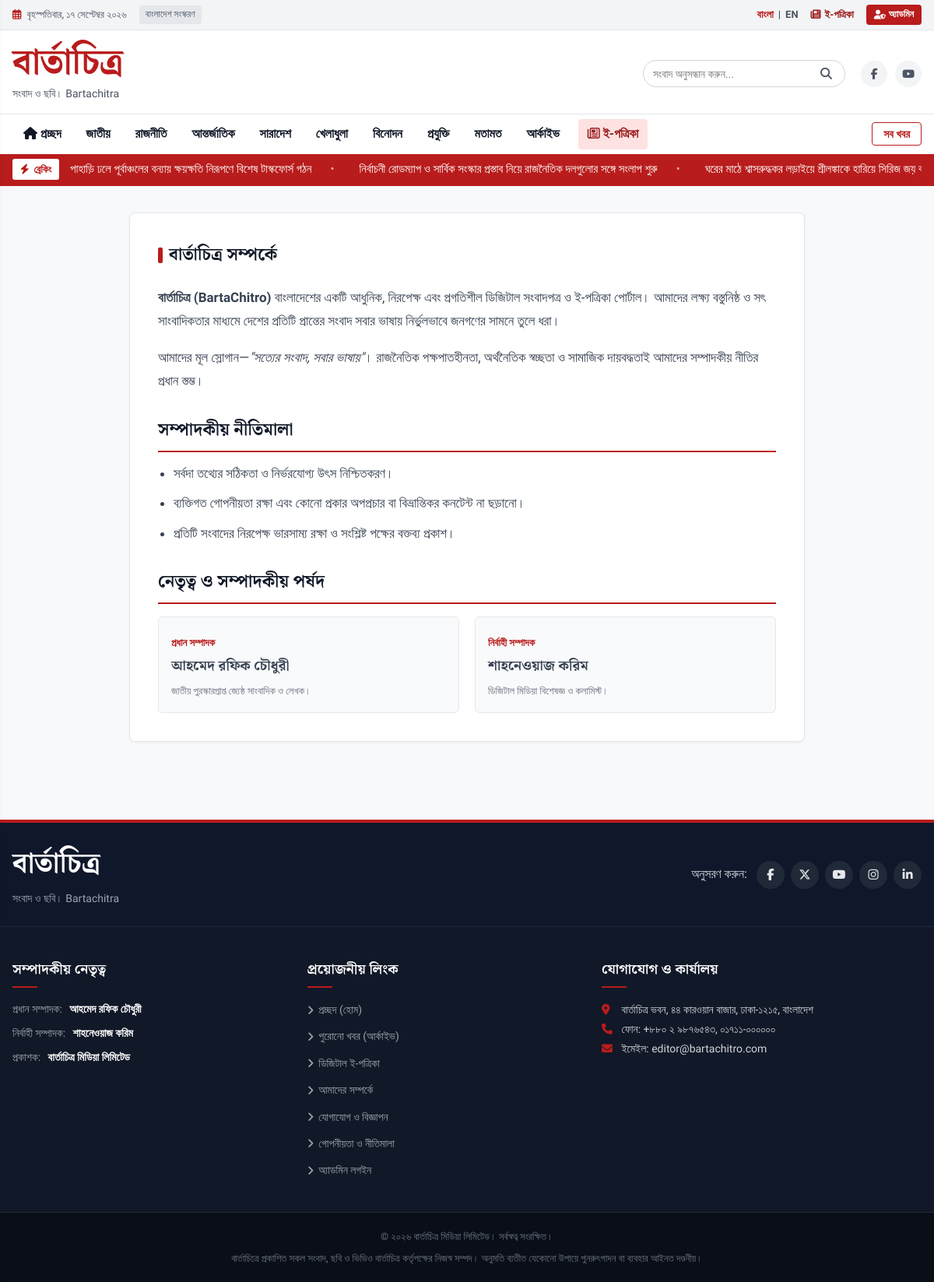
/bartachitro/about.php, run on the app's committed database.
### tables this page shows
CREATE TABLE IF NOT EXISTS `categories` (
  `id` INT UNSIGNED NOT NULL AUTO_INCREMENT,
  `name` VARCHAR(100) NOT NULL,
  `slug` VARCHAR(100) NOT NULL UNIQUE,
  `name_en` VARCHAR(100) NOT NULL,
  `description` TEXT DEFAULT NULL,
  `display_order` INT NOT NULL DEFAULT 0,
  `status` ENUM('active', 'inactive') NOT NULL DEFAULT 'active',
  `created_at` DATETIME NOT NULL DEFAULT CURRENT_TIMESTAMP,
  PRIMARY KEY (`id`)
);

CREATE TABLE IF NOT EXISTS `news` (
  `id` INT UNSIGNED NOT NULL AUTO_INCREMENT,
  `category_id` INT UNSIGNED NOT NULL,
  `author_id` INT UNSIGNED DEFAULT 1,
  `author_name` VARCHAR(100) NOT NULL DEFAULT 'বার্তাচিত্র ডেস্ক',
  `title` VARCHAR(255) NOT NULL,
  `slug` VARCHAR(255) NOT NULL UNIQUE,
  `summary` TEXT NOT NULL,
  `content` LONGTEXT NOT NULL,
  `featured_image` VARCHAR(255) NOT NULL,
  `image_caption` VARCHAR(255) DEFAULT NULL,
  `video_url` VARCHAR(500) DEFAULT NULL,
  `status` ENUM('published', 'draft', 'archived') NOT NULL DEFAULT 'published',
  `is_featured` TINYINT(1) NOT NULL DEFAULT 0,
  `is_breaking` TINYINT(1) NOT NULL DEFAULT 0,
  `views` INT UNSIGNED NOT NULL DEFAULT 0,
  `published_at` DATETIME NOT NULL DEFAULT CURRENT_TIMESTAMP,
  `created_at` DATETIME NOT NULL DEFAULT CURRENT_TIMESTAMP,
  `updated_at` DATETIME DEFAULT CURRENT_TIMESTAMP ON UPDATE CURRENT_TIMESTAMP,
  `seo_title` VARCHAR(255) DEFAULT NULL,
  `seo_description` TEXT DEFAULT NULL,
  `seo_keywords` VARCHAR(255) DEFAULT NULL,
  `facebook_post_id` VARCHAR(255) DEFAULT NULL,
  `facebook_post_url` VARCHAR(500) DEFAULT NULL,
  `facebook_posted_at` DATETIME DEFAULT NULL,
  `facebook_post_status` VARCHAR(50) DEFAULT NULL,
  `facebook_post_error` TEXT DEFAULT NULL,
  PRIMARY KEY (`id`),
  KEY `idx_category` (`category_id`),
  KEY `idx_status_published` (`status`, `published_at`),
  KEY `idx_is_featured` (`is_featured`),
  KEY `idx_is_breaking` (`is_breaking`),
  CONSTRAINT `fk_news_category` FOREIGN KEY (`category_id`) REFERENCES `categories` (`id`) ON DELETE CASCADE
);

### bartachitro/includes/functions.php (called while the page is built, shortened)
<?php
function getCategories(): array {
    static $cats = null;
    if ($cats === null) {
        try {
            $db = getDB();
            $stmt = $db->query("SELECT * FROM `categories` WHERE `status` = 'active' ORDER BY `display_order` ASC");
            $cats = $stmt->fetchAll();
        } catch (Exception $e) {
            $cats = [];
        }
    }
    return $cats;
}
function getBreakingNews(int $limit = 5): array {
    try {
        $db = getDB();
        $stmt = $db->prepare("SELECT id, title, slug, published_at FROM news WHERE status = 'published' AND is_breaking = 1 ORDER BY published_at DESC LIMIT :limit");
        $stmt->bindValue(':limit', $limit, PDO::PARAM_INT);
        $stmt->execute();
        return $stmt->fetchAll();
    } catch (Exception $e) {
        return [];
    }
}
function e(?string $string): string {
    return htmlspecialchars($string ?? '', ENT_QUOTES, 'UTF-8');
}

### bartachitro/includes/breaking-news.php (the view)
<?php
$breakingItems = getBreakingNews(6);
?>
<?php if (!empty($breakingItems)): ?>
<div class="breaking-ticker-wrap">
    <div class="container breaking-inner">
        <div class="breaking-badge">
            <span class="badge-pulse"><i class="fa-solid fa-bolt"></i></span>
            <span class="badge-text">ব্রেকিং</span>
        </div>
        <div class="ticker-content" id="breakingTickerTrack">
            <ul class="ticker-list">
                <?php foreach ($breakingItems as $item): ?>
                    <li class="ticker-item">
                        <a href="<?= BASE_URL ?>/article.php?slug=<?= e($item['slug']) ?>">
                            <?= e($item['title']) ?>
                        </a>
                        <span class="ticker-dot">•</span>
                    </li>
                <?php endforeach; ?>
            </ul>
        </div>
    </div>
</div>
<?php endif; ?>

### bartachitro/includes/navbar.php
<?php
$currentCategorySlug = $_GET['slug'] ?? '';
$currentPage = basename($_SERVER['PHP_SELF'], '.php');
?>
<nav class="main-navbar" id="mainNavbar">
    <div class="container navbar-inner">
        <ul class="nav-links">
            <li class="<?= ($currentPage === 'index' && empty($currentCategorySlug)) ? 'active' : '' ?>">
                <a href="<?= BASE_URL ?>/" title="হোম"><i class="fa-solid fa-house"></i> প্রচ্ছদ</a>
            </li>
            <?php foreach ($categories as $cat): ?>
                <li class="<?= ($currentCategorySlug === $cat['slug']) ? 'active' : '' ?>">
                    <a href="<?= BASE_URL ?>/category.php?slug=<?= e($cat['slug']) ?>">
                        <?= e($cat['name']) ?>
                    </a>
                </li>
            <?php endforeach; ?>
            <li class="<?= ($currentPage === 'archive') ? 'active' : '' ?>">
                <a href="<?= BASE_URL ?>/archive.php">আর্কাইভ</a>
            </li>
            <li class="nav-epaper <?= ($currentPage === 'epaper') ? 'active' : '' ?>">
                <a href="<?= BASE_URL ?>/epaper.php"><i class="fa-regular fa-newspaper"></i> ই-পত্রিকা</a>
            </li>
        </ul>
        <div class="nav-secondary-action">
            <a href="<?= BASE_URL ?>/category.php?slug=all" class="nav-all-news">সব খবর</a>
        </div>
    </div>
</nav>

### bartachitro/assets/css/style.css (style rules this page uses)
:root { --primary-red: #b91c1c; --dark-red: #991b1b; --deep-red: #7f1d1d; --accent-gold: #f59e0b; --text-main: #111827; --text-muted: #4b5563; --text-light: #9ca3af; --bg-page: #f8f9fa; --bg-card: #ffffff; --border-color: #e5e7eb; --border-dark: #d1d5db; --font-display: 'Noto Serif Bengali', serif; --font-ui: 'Hind Siliguri', -apple-system, BlinkMacSystemFont, sans-serif; --shadow-sm: 0 1px 3px rgba(0,0,0,0.06); --shadow-md: 0 4px 6px -1px rgba(0,0,0,0.08); --max-width: 1240px; }
*, *::before, *::after { box-sizing: border-box; margin: 0; padding: 0; }
body { font-family: var(--font-ui); background-color: var(--bg-page); color: var(--text-main); line-height: 1.65; font-size: 16px; -webkit-font-smoothing: antialiased; }
a { color: inherit; text-decoration: none; transition: color 0.2s ease; }
.container { width: 100%; max-width: var(--max-width); margin-left: auto; margin-right: auto; padding-left: 16px; padding-right: 16px; }
.main-navbar { background: #ffffff; border-top: 1px solid var(--border-color); }
.navbar-inner { display: flex; justify-content: space-between; align-items: center; }
.nav-links { list-style: none; display: flex; align-items: center; flex-wrap: wrap; gap: 4px; }
.nav-links li a { display: block; padding: 12px 14px; font-size: 16px; font-weight: 600; color: var(--text-main); position: relative; }
.nav-links li.nav-epaper a { color: var(--dark-red); background: #fee2e2; border-radius: 4px; margin-left: 6px; padding: 6px 12px; }
.nav-all-news { font-size: 14px; font-weight: 600; color: var(--primary-red); border: 1px solid var(--primary-red); padding: 6px 14px; border-radius: 4px; transition: all 0.2s; }
.breaking-ticker-wrap { background-color: var(--primary-red); color: #ffffff; padding: 6px 0; overflow: hidden; }
.breaking-inner { display: flex; align-items: center; gap: 14px; }
.breaking-badge { background: #ffffff; color: var(--primary-red); font-weight: 800; font-size: 13px; padding: 3px 10px; border-radius: 3px; display: flex; align-items: center; gap: 6px; white-space: nowrap; flex-shrink: 0; }
.badge-pulse i { color: var(--primary-red); animation: pulse 1.5s infinite; }
.ticker-content { overflow: hidden; position: relative; width: 100%; }
.ticker-list { display: flex; list-style: none; white-space: nowrap; animation: ticker-scroll 28s linear infinite; }
.ticker-item { display: inline-flex; align-items: center; font-size: 15px; font-weight: 500; padding-right: 32px; }
.ticker-item a { color: #ffffff; }
.ticker-dot { margin-left: 24px; color: rgba(255,255,255,0.6); }

### data on the page
categories: name "জাতীয়"
categories: name "রাজনীতি"
categories: name "আন্তর্জাতিক"
categories: name "সারাদেশ"
categories: name "খেলাধুলা"
categories: name "বিনোদন"
categories: name "প্রযুক্তি"
categories: name "মতামত"
news: title "পাহাড়ি ঢলে পূর্বাঞ্চলের বন্যায় ক্ষয়ক্ষতি নিরূপণে বিশেষ টাস্কফোর্স গঠন"
news: title "নির্বাচনী রোডম্যাপ ও সার্বিক সংস্কার প্রস্তাব নিয়ে রাজনৈতিক দলগুলোর সঙ্গে সংলাপ শুরু"
news: title "ঘরের মাঠে শ্বাসরুদ্ধকর লড়াইয়ে শ্রীলঙ্কাকে হারিয়ে সিরিজ জয়…"

### other printed values
$currentDateBn "বৃহস্পতিবার, ১৭ সেপ্টেম্বর ২০২৬"
getSetting('tagline', APP_TAGLINE) "সংবাদ ও ছবি। Bartachitra"
getSetting('editor_name', 'আহমেদ রফিক চৌধুরী') "আহমেদ রফিক চৌধুরী"
getSetting('executive_editor', 'শাহনেওয়াজ করিম') "শাহনেওয়াজ করিম"
getSetting('phone', '+৮৮০ ২ ৯৮৭৬৫৪৩') "+৮৮০ ২ ৯৮৭৬৫৪৩, ০১৭১১-০০০০০০"
getSetting('email', 'editor@bartachitro.com') "editor@bartachitro.com"
